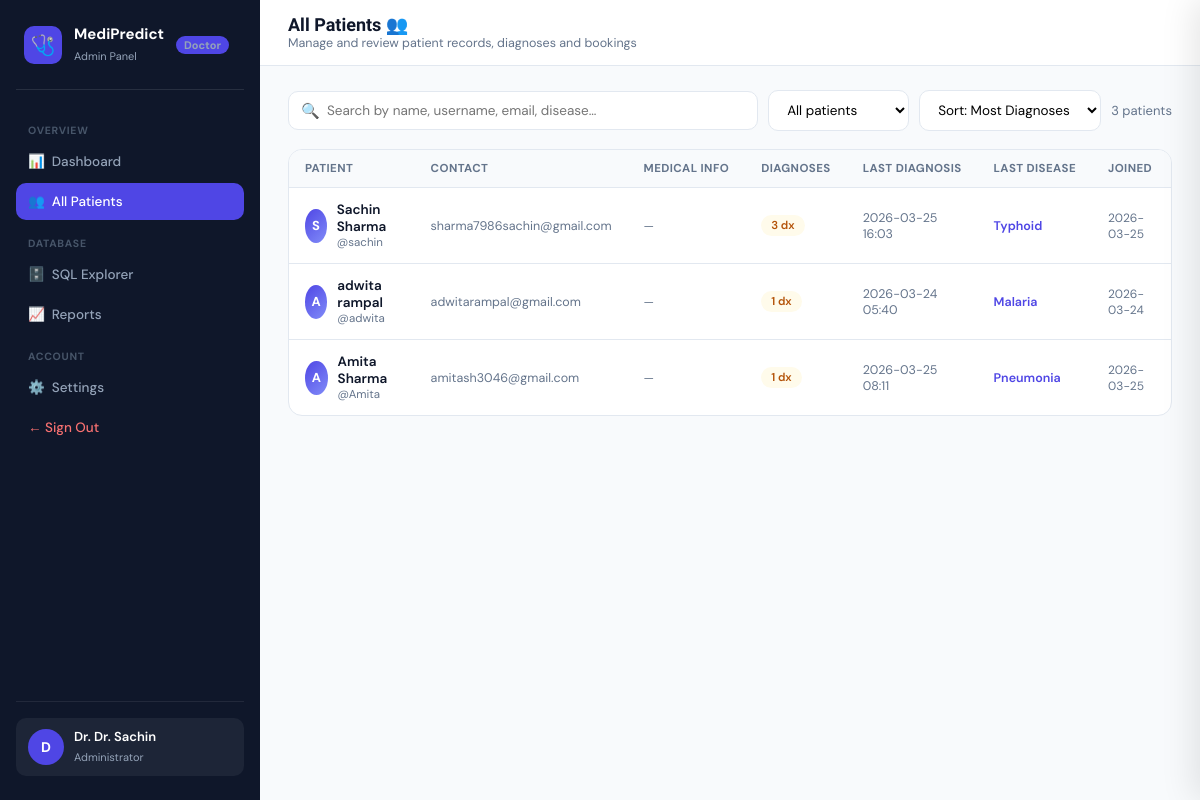
Page /doctor/patients (signed in) on the committed database.
### models.py (models this page shows)
class User(db.Model):
    __tablename__ = 'users'
    id = db.Column(db.Integer, primary_key=True)
    username = db.Column(db.String(80), unique=True, nullable=False)
    password = db.Column(db.String(120), nullable=False)
    first_name = db.Column(db.String(80))
    last_name = db.Column(db.String(80))
    email = db.Column(db.String(120))
    role = db.Column(db.String(20), default='patient') # 'patient' or 'doctor'
    paid = db.Column(db.Boolean, default=True)
    joined = db.Column(db.DateTime, default=datetime.utcnow)
    age = db.Column(db.String(10))
    gender = db.Column(db.String(20))
    blood_group = db.Column(db.String(10))
    height = db.Column(db.String(20))
    weight = db.Column(db.String(20))
    allergies = db.Column(db.Text)
    conditions = db.Column(db.Text)
    medications = db.Column(db.Text)
    def to_dict(self):
        return {
            "id": self.id,
            "username": self.username,
            "first_name": self.first_name,
            "last_name": self.last_name,
            "email": self.email,
            "role": self.role,
            "joined": self.joined.strftime("%Y-%m-%d %H:%M:%S") if self.joined else None,
            "age": self.age,
            "gender": self.gender,
            "blood_group": self.blood_group,
            "height": self.height,
            "weight": self.weight,
            "allergies": self.allergies,
            "conditions": self.conditions,
            "medications": self.medications
        }

### app.py (the view)
@app.route("/doctor/patients")
@doctor_required
def doctor_patients():
    doc = current_user()
    from sqlalchemy import func
    patients = (db.session.query(
            User,
            func.count(Diagnosis.id).label("diag_count"),
            func.max(Diagnosis.created_at).label("last_diag"),
            func.max(Diagnosis.top_disease).label("last_disease"),
        )
        .outerjoin(Diagnosis, User.id == Diagnosis.user_id)
        .filter(User.role == "patient")
        .group_by(User.id)
        .order_by(func.count(Diagnosis.id).desc())
        .all()
    )
    patient_data = []
    for p, diag_count, last_diag, last_disease in patients:
        d = p.to_dict()
        d["diag_count"]   = diag_count or 0
        d["last_diag"]    = str(last_diag)[:16] if last_diag else "—"
        d["last_disease"] = last_disease or "—"
        patient_data.append(d)
    return render_template("doctor_patients.html",
                           username=doc.username,
                           patients=patient_data)

### app.py (called while the page is built)
def current_user():
    uid = session.get("user_id")
    return User.query.get(uid) if uid else None

def doctor_required(f):
    @wraps(f)
    def decorated(*args, **kwargs):
        if "user_id" not in session:
            return redirect(url_for("login"))
        user = current_user()
        if not user or user.role != "doctor":
            return redirect(url_for("home"))
        return f(*args, **kwargs)
    return decorated

### templates/Doctor_Patients.html (shortened to what this page needs)
<!DOCTYPE html>
<html lang="en">
<head>
</head>
<body>
<div class="layout">
<aside class="sidebar">
  <div class="logo"><div class="logo-icon">🩺</div><div><strong>MediPredict</strong><span>Admin Panel</span></div><span class="role-badge">Doctor</span></div>
  <div class="nav-section">Overview</div>
  <nav>
    <a href="/doctor">📊&nbsp; Dashboard</a>
    <a href="/doctor/patients" class="active">👥&nbsp; All Patients</a>
  </nav>
  <div class="nav-section">Database</div>
  <nav>
    <a href="/doctor/sql">🗄️&nbsp; SQL Explorer</a>
    <a href="/reports">📈&nbsp; Reports</a>
  </nav>
  <div class="nav-section">Account</div>
  <nav>
    <a href="/settings">⚙️&nbsp; Settings</a>
    <a href="/logout" style="color:#F87171;">← Sign Out</a>
  </nav>
  <div class="sidebar-footer">
    <div class="doc-card">
      <div class="doc-avatar" id="docInitial">D</div>
      <div class="doc-info"><strong>Dr. {{ username }}</strong><span>Administrator</span></div>
    </div>
  </div>
</aside>
<main class="main">
  <div class="topbar">
    <div><h1>All Patients 👥</h1><p>Manage and review patient records, diagnoses and bookings</p></div>
  </div>
  <div class="content">
    <div class="toolbar">
      <div class="search-box">
        <span class="search-icon">🔍</span>
        <input type="text" id="searchInput" placeholder="Search by name, username, email, disease…" oninput="filterTable()">
      </div>
      <select class="filter-sel" id="diagFilter" onchange="filterTable()">
        <option value="all">All patients</option>
      </select>
      <select class="filter-sel" id="sortCol" onchange="filterTable()">
        <option value="diag_count">Sort: Most Diagnoses</option>
      </select>
      <span class="toolbar-count" id="rowCount">{{ patients|length }} patients</span>
    </div>
    <div class="table-wrap">
      <table class="pt" id="patientsTable">
        <thead>
          <tr>
            <th>Patient</th>
            <th>Contact</th>
            <th>Medical Info</th>
            <th>Diagnoses</th>
            <th>Last Diagnosis</th>
            <th>Last Disease</th>
            <th>Joined</th>
            <th>Actions</th>
          </tr>
        </thead>
        <tbody id="tableBody">
          {% for p in patients %}
          <tr class="pt-row {% if request.args.get('highlight')|string == p.id|string %}highlighted{% endif %}"
              data-username="{{ p.username | lower }}"
              data-name="{{ (p.first_name or '') ~ ' ' ~ (p.last_name or '') | lower }}"
              data-email="{{ (p.email or '') | lower }}"
              data-diag="{{ p.diag_count }}"
              data-joined="{{ p.joined }}"
              data-last="{{ p.last_diag }}"
              data-disease="{{ p.last_disease | lower }}">
            <td>
              <div style="display:flex;align-items:center;gap:10px;">
                <div class="p-avatar">{{ (p.first_name or p.username)[0] | upper }}</div>
                <div>
                  <div style="font-weight:600;">{{ p.first_name or '' }} {{ p.last_name or '' }}</div>
                  <div style="font-size:11.5px;color:var(--text-muted);">@{{ p.username }}</div>
                </div>
              </div>
            </td>
            <td style="color:var(--text-muted);font-size:12.5px;">{{ p.email or '—' }}</td>
            <td>
              <div style="display:flex;gap:5px;flex-wrap:wrap;">
                {% if not p.blood_group and not p.age and not p.gender %}<span style="color:var(--text-muted);font-size:12px;">—</span>{% endif %}
              </div>
            </td>
            <td>
              <span class="badge {{ 'diag-high' if p.diag_count >= 5 else ('diag-mid' if p.diag_count >= 1 else 'diag-zero') }}">
                {{ p.diag_count }} dx
              </span>
            </td>
            <td style="font-size:12.5px;color:var(--text-muted);">{{ p.last_diag }}</td>
            <td>
              {% if p.last_disease != '—' %}
              <span style="font-size:12.5px;font-weight:600;color:var(--indigo);">{{ p.last_disease }}</span>
              {% else %}<span style="color:var(--text-muted);">—</span>{% endif %}
            </td>
            <td style="font-size:12px;color:var(--text-muted);">{{ p.joined[:10] if p.joined else '—' }}</td>
            <td>
            </td>
          </tr>
          {% endfor %}
        </tbody>
      </table>
    </div>
  </div>
</main>
</div>
</body>
</html>

### templates/Doctor_Patients.html (style rules this page uses)
*, *::before, *::after { box-sizing:border-box; margin:0; padding:0; }
:root { --indigo:#4F46E5; --indigo-pale:#EEF2FF; --indigo-light:#818CF8; --teal-pale:#F0FDFA; --amber:#B45309; --amber-pale:#FFFBEB; --red:#DC2626; --red-pale:#FEF2F2; --green:#15803D; --green-pale:#F0FDF4; --text:#0F172A; --text-muted:#64748B; --border:#E2E8F0; --white:#FFFFFF; --surface:#F8FAFC; --sidebar-w:260px; }
html,body { height:100%; font-family:'DM Sans',sans-serif; color:var(--text); background:var(--surface); }
.layout { display:flex; height:100vh; overflow:hidden; }
.sidebar { width:var(--sidebar-w); background:#0F172A; display:flex; flex-direction:column; padding:24px 16px; flex-shrink:0; }
.logo { display:flex; align-items:center; gap:12px; padding:0 8px 24px; border-bottom:1px solid rgba(255,255,255,.1); margin-bottom:20px; }
.logo-icon { width:38px; height:38px; border-radius:10px; background:var(--indigo); display:flex; align-items:center; justify-content:center; font-size:20px; }
.logo strong { font-size:15px; font-weight:700; color:white; display:block; }
.logo span { font-size:11px; color:#94A3B8; }
.role-badge { background:var(--indigo); color:white; font-size:10px; font-weight:700; padding:2px 8px; border-radius:99px; }
nav a { display:flex; align-items:center; gap:10px; padding:10px 12px; border-radius:10px; text-decoration:none; color:#94A3B8; font-size:13.5px; font-weight:500; margin-bottom:3px; transition:all .18s; }
nav a.active { background:var(--indigo); color:white; }
.nav-section { font-size:10.5px; font-weight:700; color:#475569; text-transform:uppercase; letter-spacing:.7px; padding:14px 12px 6px; }
.sidebar-footer { margin-top:auto; border-top:1px solid rgba(255,255,255,.08); padding-top:16px; }
.doc-card { display:flex; align-items:center; gap:10px; padding:10px 12px; border-radius:10px; background:rgba(255,255,255,.06); }
.doc-avatar { width:36px; height:36px; border-radius:50%; background:var(--indigo); display:flex; align-items:center; justify-content:center; color:white; font-weight:700; font-size:14px; }
.doc-info strong { display:block; font-size:13px; font-weight:600; color:white; }
.doc-info span { font-size:11px; color:#94A3B8; }
.main { flex:1; display:flex; flex-direction:column; overflow:hidden; }
.topbar { background:var(--white); border-bottom:1px solid var(--border); padding:14px 28px; display:flex; align-items:center; justify-content:space-between; flex-shrink:0; }
.topbar h1 { font-family:'Sora',sans-serif; font-size:18px; font-weight:700; }
.topbar p { font-size:12.5px; color:var(--text-muted); }
.content { flex:1; overflow-y:auto; padding:24px 28px; }
.toolbar { display:flex; gap:10px; align-items:center; margin-bottom:18px; flex-wrap:wrap; }
.search-box { position:relative; flex:1; min-width:220px; }
.search-box input { width:100%; padding:10px 14px 10px 38px; border:1.5px solid var(--border); border-radius:10px; font-family:'DM Sans',sans-serif; font-size:13.5px; outline:none; transition:border-color .2s; }
.search-icon { position:absolute; left:13px; top:50%; transform:translateY(-50%); font-size:15px; }
select.filter-sel { padding:10px 14px; border:1.5px solid var(--border); border-radius:10px; font-family:'DM Sans',sans-serif; font-size:13.5px; outline:none; cursor:pointer; background:white; }
.toolbar-count { font-size:13px; color:var(--text-muted); margin-left:auto; white-space:nowrap; }
.table-wrap { background:var(--white); border:1px solid var(--border); border-radius:14px; overflow:hidden; }
table.pt { width:100%; border-collapse:collapse; font-size:13.5px; }
table.pt th { padding:11px 16px; background:var(--surface); font-size:11.5px; font-weight:700; text-transform:uppercase; letter-spacing:.4px; color:var(--text-muted); border-bottom:1.5px solid var(--border); text-align:left; cursor:pointer; user-select:none; white-space:nowrap; }
table.pt td { padding:13px 16px; border-bottom:1px solid var(--border); vertical-align:middle; }
table.pt tr:last-child td { border-bottom:none; }
.p-avatar { width:34px; height:34px; border-radius:50%; background:linear-gradient(135deg,#4F46E5,#818CF8); display:flex; align-items:center; justify-content:center; color:white; font-weight:700; font-size:13px; }
.badge { padding:3px 10px; border-radius:99px; font-size:11.5px; font-weight:600; display:inline-block; }
.badge.diag-mid { background:var(--amber-pale); color:var(--amber); }

### rows in the picture
User: username "Dr. Sachin"
User: first_name "S", first_name "Sachin", last_name "Sharma", username "sachin", email "sharma7986sachin@gmail.com", diag_count "3", last_diag "2026-03-25 16:03", last_disease "Typhoid", joined "2026-03-25"
User: first_name "A", first_name "adwita", last_name "rampal", username "adwita", email "adwitarampal@gmail.com", diag_count "1", last_diag "2026-03-24 05:40", last_disease "Malaria", joined "2026-03-24"
User: first_name "A", first_name "Amita", last_name "Sharma", username "Amita", email "amitash3046@gmail.com", diag_count "1", last_diag "2026-03-25 08:11", last_disease "Pneumonia", joined "2026-03-25"

### other values in the picture
{{ patients|length }} "3"
